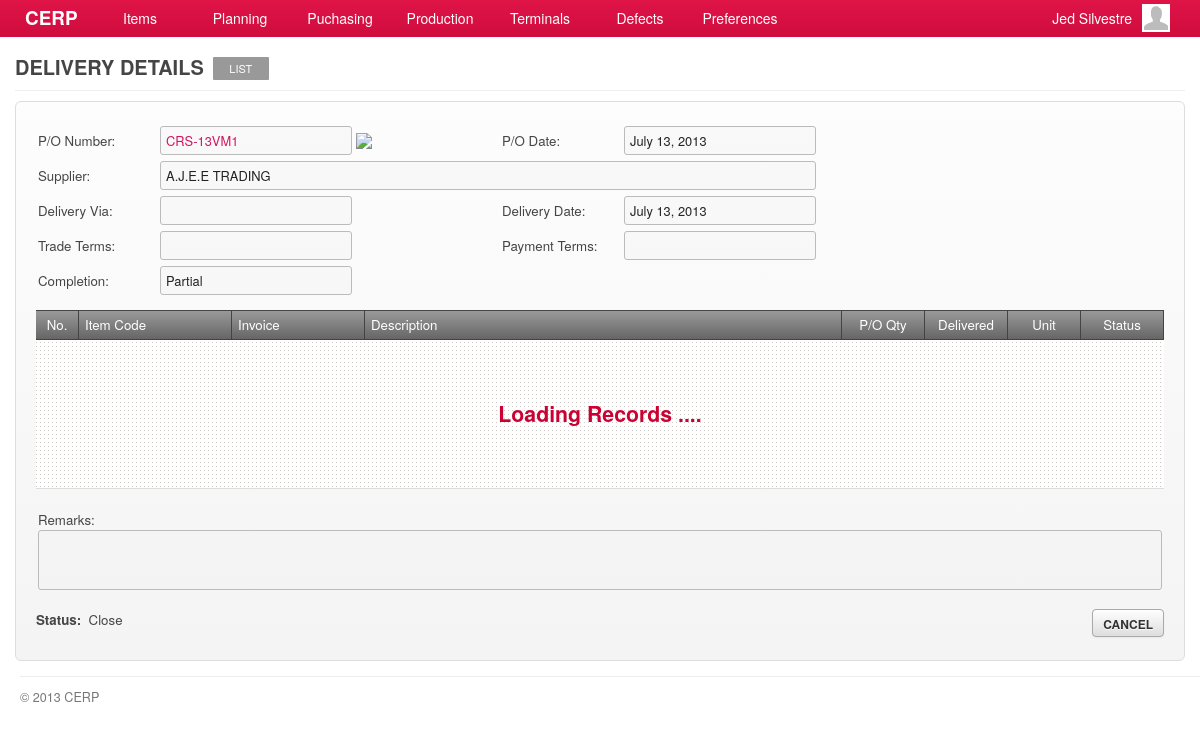
Page /account/deliveries-show.php?id=1 (signed in) on the committed database.
### tables this page shows
CREATE TABLE `capabilities` (
  `id` int(11) NOT NULL AUTO_INCREMENT,
  `title` varchar(45) DEFAULT NULL,
  `name` varchar(45) DEFAULT NULL,
  `capability` varchar(45) DEFAULT NULL,
  `url` varchar(45) DEFAULT NULL,
  `parent` int(11) DEFAULT NULL,
  PRIMARY KEY (`id`)
);

CREATE TABLE `deliveries` (
  `id` bigint(20) NOT NULL AUTO_INCREMENT,
  `purchase_id` int(11) DEFAULT NULL,
  `delivery_via` varchar(80) DEFAULT NULL,
  `delivery_date` date DEFAULT NULL,
  `remarks` varchar(180) DEFAULT NULL,
  `status` int(4) DEFAULT '135',
  `completion_status` int(11) DEFAULT NULL,
  `updated_at` datetime DEFAULT NULL,
  `created_at` datetime DEFAULT NULL,
  PRIMARY KEY (`id`)
);

CREATE TABLE `purchases` (
  `id` bigint(20) NOT NULL AUTO_INCREMENT,
  `supplier_id` int(11) DEFAULT NULL,
  `po_number` varchar(45) DEFAULT NULL,
  `po_date` date DEFAULT NULL,
  `payment_terms` varchar(80) DEFAULT NULL,
  `terms` varchar(80) DEFAULT NULL,
  `delivery_via` varchar(80) DEFAULT NULL,
  `delivery_date` date DEFAULT NULL,
  `total_amount` decimal(10,2) DEFAULT NULL,
  `remarks` varchar(180) DEFAULT NULL,
  `status` int(3) DEFAULT '9',
  `completion_status` int(11) DEFAULT NULL,
  `created_by` int(11) DEFAULT NULL,
  `created_at` datetime DEFAULT NULL,
  `checked_by` int(11) DEFAULT NULL,
  `checked_at` datetime DEFAULT NULL,
  `approved_by` int(11) DEFAULT NULL,
  `approved_at` datetime DEFAULT NULL,
  `updated_at` datetime DEFAULT NULL,
  PRIMARY KEY (`id`)
);

CREATE TABLE `suppliers` (
  `id` int(11) NOT NULL AUTO_INCREMENT,
  `supplier_code` varchar(45) DEFAULT NULL,
  `name` varchar(100) DEFAULT NULL,
  `address` varchar(100) DEFAULT NULL,
  `country` int(11) DEFAULT NULL,
  `representative` varchar(100) DEFAULT NULL,
  `contact_no1` varchar(45) DEFAULT NULL,
  `contact_no2` varchar(45) DEFAULT NULL,
  `fax_no` varchar(45) DEFAULT NULL,
  `email` varchar(45) DEFAULT NULL,
  `supplier_type` int(11) DEFAULT NULL,
  `product_service` int(11) DEFAULT NULL,
  `term_of_payment` int(11) DEFAULT NULL,
  `description` tinytext,
  `created_at` timestamp NULL DEFAULT NULL,
  `updated_at` timestamp NULL DEFAULT NULL,
  PRIMARY KEY (`id`)
);

CREATE TABLE `lookup_status` (
  `id` int(11) NOT NULL AUTO_INCREMENT,
  `code` varchar(7) DEFAULT NULL,
  `description` varchar(45) DEFAULT NULL,
  `parent` varchar(6) DEFAULT NULL,
  `created_at` timestamp NULL DEFAULT NULL,
  `updated_at` timestamp NULL DEFAULT NULL,
  PRIMARY KEY (`id`)
);

### include/general.class.php (called while the page is built, shortened)
<?php
require('database.class.php');
require('capabilities.class.php');
require('posts.class.php');
require('query.class.php');
require('role.class.php');
$HostAccount	= "account";
$DB				= new MySQL;
  $Host			= "cerp";
  $HostAccount	= "/".$Host."/".$HostAccount;
  $DB->database	= "cerpdb";
  $DB->username	= "cerpuser";
  $DB->password	= "cerpuser";
  $DB->hostname	= "localhost";
$Capabilities	= new Capabilities($DB);
$Query			= new Query($DB);
$Signed			= $_SESSION['user'];
$Role		= new Role($DB, $Signed['id']);
require('functions.php');
?>

### include/role.class.php (called while the page is built, shortened)
<?php
class Role
{
	private $DB;
	private $user_id;
	function Role($db, $uid) {
  	$this->DB = $db;
		$this->user_id = $uid;
  }
	function isCapableByName($cap_name) {
		foreach ($this->getUserRoles() as $user_role) {
			$result = $this->DB->Find('role_capabilities', array(
						  			'columns' 		=> 'role_capabilities.*',
						  			'joins' => 'INNER JOIN capabilities ON capabilities.id = role_capabilities.capability_id',
						  	    'conditions' 	=> 'capabilities.capability="'. $cap_name .'" AND role_id='. $user_role['role_id']));
			if(isset($result)) {
				return TRUE;
			}
		}
	}
	function getUserRoles() {
		$result = $this->DB->Get('user_roles', array(
						  			'columns' 		=> 'user_roles.role_id, roles.name',
						  			'joins' => 'INNER JOIN roles ON roles.id = user_roles.role_id',
						  	    'conditions' 	=> 'user_roles.user_id='. $this->user_id));
		if(isset($result)) {
			return $result;
		}
	}
}

### include/database.class.php (called while the page is built, shortened)
<?php
class MySQL {
  public $username	= "cerpuser";
  public $password	= "cerpuser";
  public $hostname	= "localhost";
  public function Connect() {
    $conn = mysql_connect($this->hostname, $this->username, $this->password) or die("<br/><span class='notice'><p class='error'><strong>ERROR!</strong> Unable to connect to MySQL! </p></span>");
    return $conn;
  }
  public function Query($sql) {
  	$conn = $this->Connect();
    $result = mysql_query($sql, $conn);
	return $result;
  }
	function Find($table, $args='') {
  	if (isset($args)) {
  	  $args['columns'] = (isset($args['columns']) ? $args['columns'] : '*');
  	  $args['joins'] = (isset($args['joins']) ? $args['joins'] : '');
	 	 	$args['conditions'] = ($args['conditions'] == '' ? '' : 'where '.$args['conditions']);
		}
		$sql = "SELECT ".$args['columns']." FROM ".$table." ".$args['joins']." ".$args['conditions'];
		$row = $this->IsEmpty($this->Query($sql));
		return mysql_fetch_array($row);
  }
  function Get($table, $args='') {
  	if (isset($args)) {
  	  $args['columns'] = (isset($args['columns']) ? $args['columns'] : '*');
  	  $args['joins'] = (isset($args['joins']) ? $args['joins'] : '');
		  $args['conditions'] = ($args['conditions'] == '' ? '' : 'WHERE '.$args['conditions']);
  	  $args['order'] = (isset($args['order']) ? ' ORDER BY '.$args['order'] : '');
  	  $args['limit'] = (isset($args['limit']) ? ' LIMIT '.$args['limit'] : '');
  	  $args['group'] = (isset($args['group']) ? ' GROUP BY '.$args['group'] : '');
		}
		$data = array();
		$sql = "SELECT ".$args['columns']." FROM ".$table." ".$args['joins']." ".$args['conditions']." ".$args['group']." ".$args['order']." ".$args['limit'];
		$result = $this->IsEmpty($this->Query($sql));
		if(!empty($result)) {
	      while ($row = mysql_fetch_array($result)) {
	        $data[] = $row;
	      }
		}
		return $data;
  }
	function Fetch($table, $args='') {
  	if (isset($args)) {
  	  $args['columns'] = (isset($args['columns']) ? $args['columns'] : '*');
  	  $args['joins'] = (isset($args['joins']) ? $args['joins'] : '');
			$args['conditions'] = (isset($args['conditions']) && $args['conditions'] != '') ? ' WHERE '.$args['conditions'] : '';
			$args['order'] = (isset($args['order']) ? ' ORDER BY '.$args['order'] : '');
			$args['limit'] = (isset($args['limit']) ? ' LIMIT '.$args['limit'] : '');
			$args['group'] = (isset($args['group']) ? ' GROUP BY '.$args['group'] : '');
    }
	$data = array();
    $sql = "SELECT ".$args['columns'];
    $sql .= " FROM ".$table." ".$args['joins'];
    $sql .= $args['conditions'];
    $sql .= $args['group'];
    $sql .= $args['order'];
    $sql .= $args['limit'];
	$result = $this->IsEmpty($this->Query($sql));
	if(!empty($result)) {
      while ($row = mysql_fetch_array($result, MYSQL_ASSOC)) {
        $data[] = $row;
      }
	}
	return $data;
  }
  private function IsEmpty($result) {
    if(mysql_num_rows($result) > 0) return $result;
    return null;
  }
}

### include/capabilities.class.php (called while the page is built, shortened)
<?php
class Capabilities {
  private $DB;
	public $All;
	function Capabilities($db) {
		$this->DB = $db;
		$this->GetCapabilities();
	}
  function GetTitle() {
    global $capability_key;
	return $this->All[$capability_key]['title'];
  }
	function GetCapabilities() {
		$capabilities = $this->DB->Get('capabilities', array(
					  			'columns' 		=> 'id, capability, title, name, parent, url',
					  	    'conditions' 	=> 'parent IS NOT null ORDER BY parent'));
		$all = array();
		foreach ($capabilities as $cap) {
			$all[$cap['capability']] = array('title' => $cap['title'],'name' => $cap['name'], 'url' => $cap['url'], 'parent' => $cap['parent']);
		}
		$this->All = $all;
	}
}

### include/query.class.php (called while the page is built, shortened)
<?php
class Query {
  private $DB;
  function Query($db) {
  	$this->DB = $db;
  }
  function delivery_by_id($id) {
  	$query = $this->DB->Fetch('deliveries', array(
               'columns'  => 'deliveries.id, purchases.id AS pid, purchases.po_number, suppliers.id AS supplier_id, suppliers.name AS supplier_name,
                              deliveries.delivery_date, deliveries.delivery_via, purchases.terms, purchases.payment_terms,
                              purchases.total_amount, deliveries.remarks, lookup_status.description AS status, lookup_status1.description AS completion_status,
                              purchases.po_date, deliveries.status AS status_id',
               'joins' => 'INNER JOIN purchases ON purchases.id = deliveries.purchase_id
               						 INNER JOIN suppliers ON suppliers.id = purchases.supplier_id
                           INNER JOIN lookup_status ON lookup_status.id = deliveries.status
                           INNER JOIN lookup_status AS lookup_status1 ON lookup_status1.id = deliveries.completion_status',
               'conditions' => 'deliveries.id = '. $id)
             );
		if(!empty($query)) return $query[0];
		return null;
  }
}

### account/deliveries-show.php (the view, shortened to what this page needs)
<?php
  $capability_key = 'show_deliveries';
  require('header.php');
	$allowed = $Role->isCapableByName($capability_key);
	if(!$allowed) {
		require('inaccessible.php');
	}else{
  	$delivery = $Query->delivery_by_id($_GET['id']);
?>
      <div id="page">
        <div id="page-title">
          <h2>
            <span class="title"><?php echo $Capabilities->GetTitle(); ?></span>
			      <?php
						  echo '<a href="'.$Capabilities->All['deliveries']['url'].'" class="nav">'.$Capabilities->All['deliveries']['name'].'</a>';
						?>
          </h2>
        </div>
        <div id="content">
          <form id="delivery-form" action="<?php host($Capabilities->GetUrl()) ?>" method="POST" class="form-container">
             <div>
             	<table>
                   <tr>
                      <td width="120">P/O Number:</td><td width="340"><input type="text" value="<?php echo $delivery['po_number']; ?>" class="text-field magenta" disabled/>
                      	<?php echo $linkto = (isset($delivery['pid'])) ? link_to('purchases-show.php?id='.$delivery['pid']) : '' ?>
                      </td>
                      <td width="120">P/O Date:</td><td width="340"><input type="text" value="<?php echo date("F d, Y", strtotime($delivery['po_date'])); ?>" class="text-field" disabled/>
                   </tr>
                   <tr>
                      <td>Supplier:</td>
                      <td colspan="99">
                        <input type="text" value="<?php echo $delivery['supplier_name']; ?>" class="text-field" style="width:644px;" disabled/>
                      </td>
                   </tr>
                   <tr>
                      <td>Delivery Via:</td><td><input type="text" value="<?php echo $delivery['delivery_via']; ?>" class="text-field" disabled/></td>
                      <td>Delivery Date:</td><td><input type="text" value="<?php echo date("F d, Y", strtotime($delivery['delivery_date'])) ?>" class="text-field text-date" disabled/></td>
                   </tr>
                   <tr>
                      <td>Trade Terms:</td><td><input type="text" value="<?php echo $delivery['terms']; ?>" class="text-field" disabled/></td>
                      <td>Payment Terms:</td><td><input type="text" value="<?php echo $delivery['payment_terms']; ?>" class="text-field" disabled/></td>
                   </tr>
                   <tr>
                      <td>Completion:</td><td><input type="text" value="<?php echo $delivery['completion_status']; ?>" class="text-field" disabled/></td>
                      <td></td><td></td>
                   </tr>
                   <tr><td height="5" colspan="99"></td></tr>
                </table>
             </div>
             <div id="grid-delivery-materials" class="grid jq-grid" style="min-height:146px;">
               <table cellspacing="0" cellpadding="0">
                 <thead>
                   <tr>
                     <td width="30" class="border-right text-center">No.</td>
                     <td width="140" class="border-right">Item Code</td>
                     <td width="120" class="border-right">Invoice</td>
                     <td class="border-right">Description</td>
                     <td width="70" class="border-right text-center">P/O Qty</td>
                     <td width="70" class="border-right text-center">Delivered</td>
                     <td width="60" class="border-right text-center">Unit</td>
                     <td width="70" class="border-right text-center">Status</td>
                   </tr>
                 </thead>
                 <tbody id="delivery-materials"></tbody>
               </table>
             </div>
             <div>
             	<table width="100%">
                   <tr><td height="5" colspan="99"></td></tr>
                   <tr>
                      <td></td>
                      <td align="right"></td>
                   </tr>
                   <tr><td colspan="2">Remarks:<br/><textarea style="min-width:650px;width:98.9%;height:50px;" disabled><?php echo $delivery['remarks']; ?></textarea></td></tr>
                </table>
             </div>
             <div class="field-command">
           	   <div class="text-post-status">
           	     <strong>Status:</strong>&nbsp;&nbsp;<?php echo $delivery['status']; ?>
               </div>
               <input type="button" value="CANCEL" class="btn redirect-to" rel="<?php echo host('deliveries.php'); ?>"/>
             </div>
          </form>
       </div>
     </div>
<?php }
require('footer.php'); ?>

### rows in the picture
capabilities: title "DELIVERY DETAILS"
capabilities: name "LIST"
deliveries: purchase.po_number "CRS-13VM1", purchase.po_date "July 13, 2013", name "A.J.E.E TRADING", delivery_date "July 13, 2013", description "Partial", lookup_status.description "Close"

### other values in the picture
$Signed['first_name'] "Jed"
$Signed['last_name'] "Silvestre"
